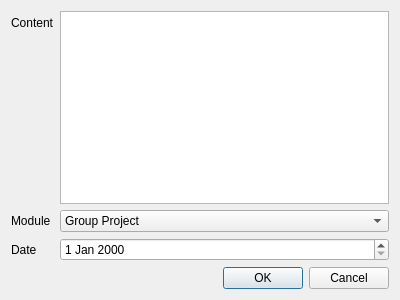
<?xml version="1.0" encoding="UTF-8"?>
<ui version="4.0">
 <class>AddTaskDialog</class>
 <widget class="QDialog" name="AddTaskDialog">
  <property name="geometry">
   <rect>
    <x>0</x>
    <y>0</y>
    <width>400</width>
    <height>300</height>
   </rect>
  </property>
  <property name="windowTitle">
   <string>Dialog</string>
  </property>
  <layout class="QFormLayout" name="formLayout">
   <item row="0" column="0">
    <widget class="QLabel" name="contentLabel">
     <property name="text">
      <string>Content</string>
     </property>
    </widget>
   </item>
   <item row="0" column="1">
    <widget class="QPlainTextEdit" name="contentTextEdit"/>
   </item>
   <item row="1" column="0">
    <widget class="QLabel" name="moduleLabel">
     <property name="text">
      <string>Module</string>
     </property>
     <property name="buddy">
      <cstring>moduleComboBox</cstring>
     </property>
    </widget>
   </item>
   <item row="1" column="1">
    <widget class="QComboBox" name="moduleComboBox">
     <item>
      <property name="text">
       <string>Group Project</string>
      </property>
     </item>
     <item>
      <property name="text">
       <string>Communication Networks &amp; Pervasive Computing</string>
      </property>
     </item>
     <item>
      <property name="text">
       <string>Algorithms &amp; Data Structures</string>
      </property>
     </item>
     <item>
      <property name="text">
       <string>Object Oriented Applications</string>
      </property>
     </item>
    </widget>
   </item>
   <item row="2" column="0">
    <widget class="QLabel" name="dateLabel">
     <property name="text">
      <string>Date</string>
     </property>
     <property name="buddy">
      <cstring>dateEdit</cstring>
     </property>
    </widget>
   </item>
   <item row="2" column="1">
    <widget class="QDateEdit" name="dateEdit"/>
   </item>
   <item row="3" column="0" colspan="2">
    <widget class="QDialogButtonBox" name="buttonBox">
     <property name="orientation">
      <enum>Qt::Horizontal</enum>
     </property>
     <property name="standardButtons">
      <set>QDialogButtonBox::Cancel|QDialogButtonBox::Ok</set>
     </property>
    </widget>
   </item>
  </layout>
 </widget>
 <resources/>
 <connections>
  <connection>
   <sender>buttonBox</sender>
   <signal>accepted()</signal>
   <receiver>AddTaskDialog</receiver>
   <slot>accept()</slot>
   <hints>
    <hint type="sourcelabel">
     <x>248</x>
     <y>254</y>
    </hint>
    <hint type="destinationlabel">
     <x>157</x>
     <y>274</y>
    </hint>
   </hints>
  </connection>
  <connection>
   <sender>buttonBox</sender>
   <signal>rejected()</signal>
   <receiver>AddTaskDialog</receiver>
   <slot>reject()</slot>
   <hints>
    <hint type="sourcelabel">
     <x>316</x>
     <y>260</y>
    </hint>
    <hint type="destinationlabel">
     <x>286</x>
     <y>274</y>
    </hint>
   </hints>
  </connection>
 </connections>
</ui>
